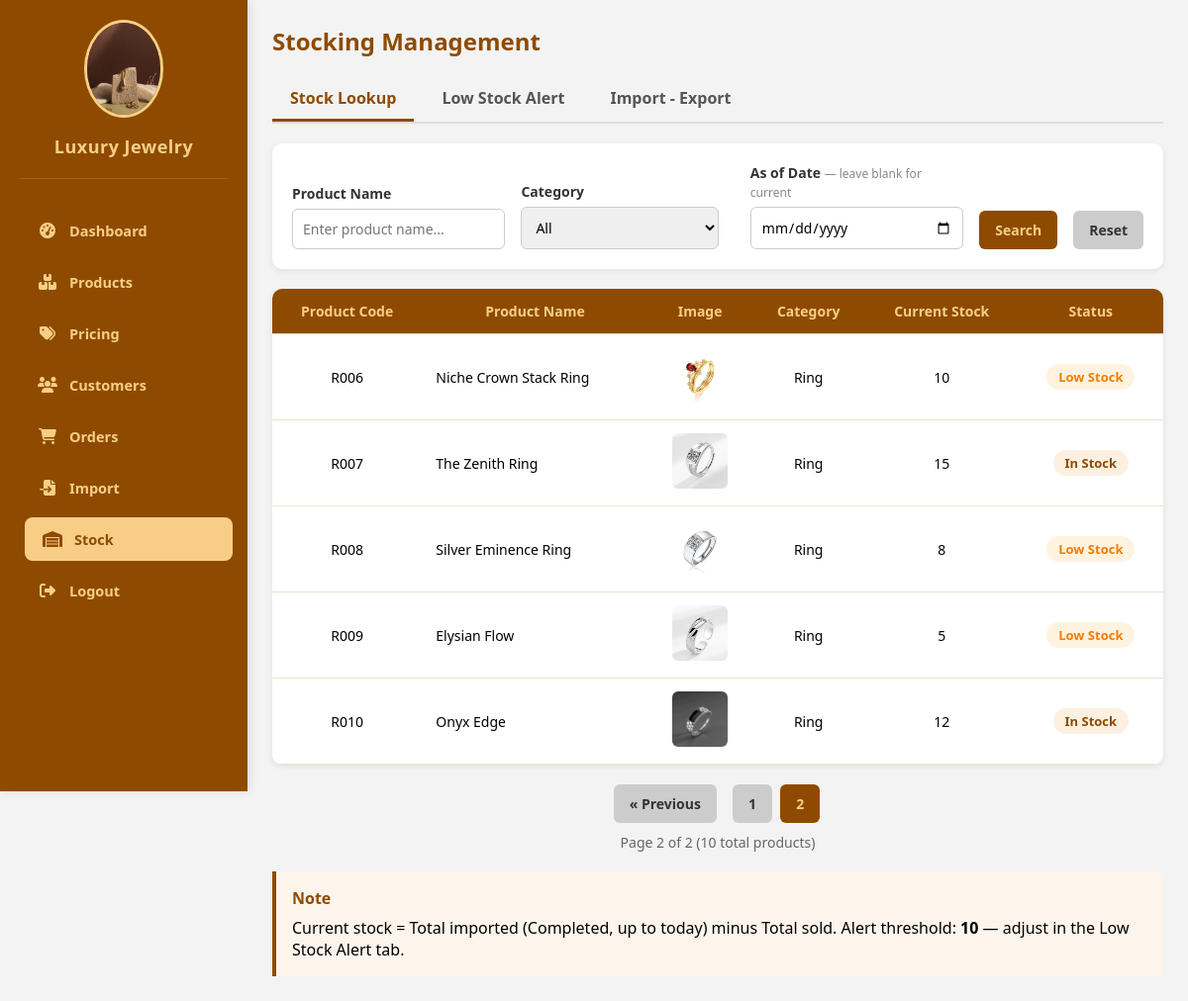
Page /Jewellery/admin/Stock Manage/stocking_management.php?tab=stock-lookup&page=2 on the earlier database version.
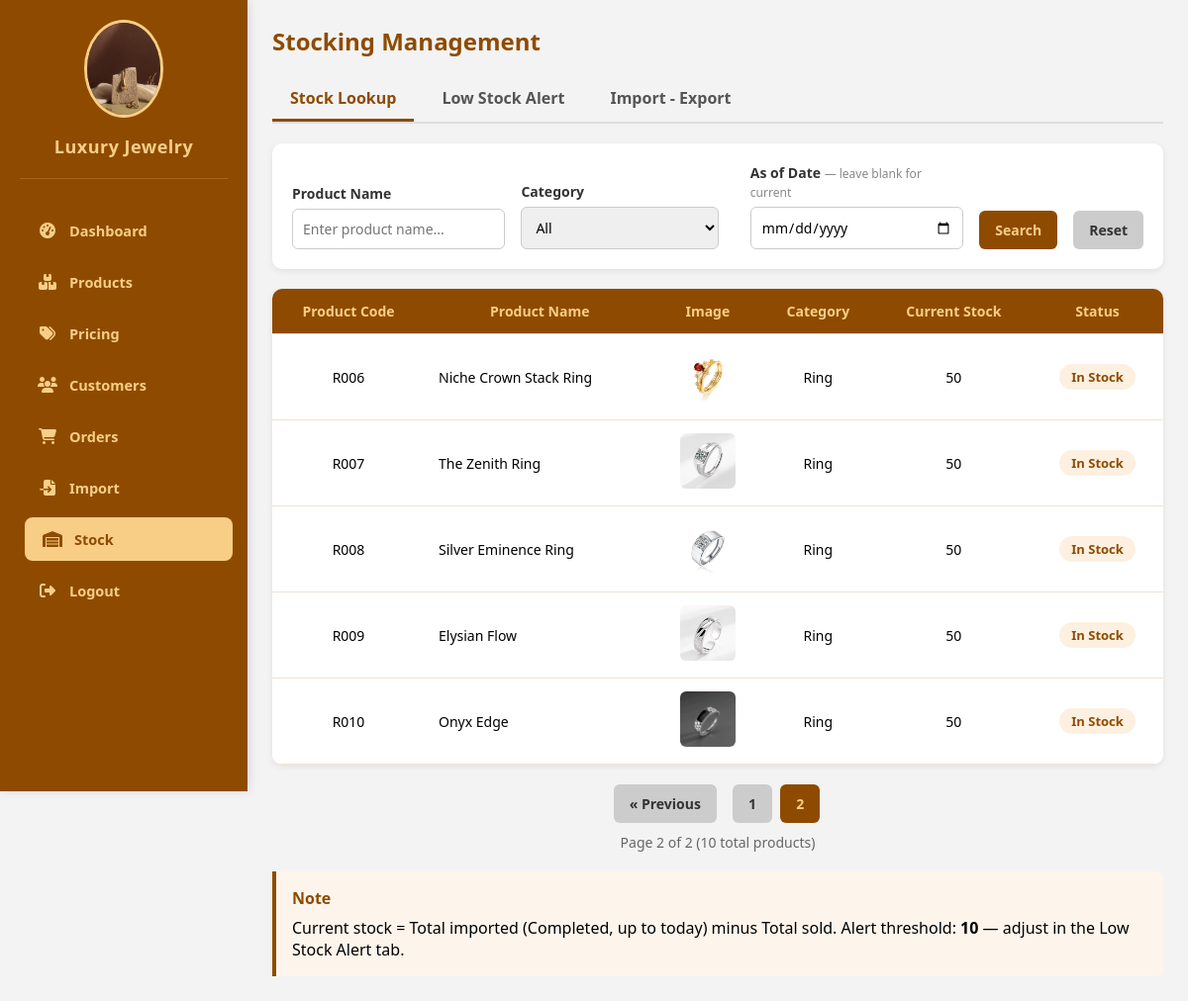
Same page on the later database version.
### tables this page shows
CREATE TABLE `products` (
  `id` varchar(50) NOT NULL,
  `name` varchar(255) DEFAULT NULL,
  `price` decimal(15,2) DEFAULT NULL,
  `image` varchar(255) DEFAULT NULL,
  `cost_price` decimal(15,2) DEFAULT 0.00,
  `profit_percent` int(11) DEFAULT 0,
  `stock` int(11) DEFAULT 0,
  `category` varchar(100) DEFAULT NULL,
  `gender` varchar(20) DEFAULT NULL,
  PRIMARY KEY (`id`)
);

### Jewellery/admin/Stock Manage/stocking_management.php (the view, shortened to what the changed rows need)
<?php
require_once "../../config/config.php";
$conn->query("
    UPDATE products p SET p.stock = (
        COALESCE((SELECT SUM(gri.quantity) FROM goods_receipt_items gri
                  JOIN goods_receipt gr ON gri.receipt_id = gr.id
                  WHERE gri.product_id = p.id
                    AND gr.status = 'Completed'
                    AND gr.entry_date <= CURDATE()), 0)
        - COALESCE((SELECT SUM(oi.quantity) FROM order_items oi WHERE oi.product_id = p.id), 0)
    )
");
$active_tab = isset($_GET['tab']) ? trim($_GET['tab']) : 'stock-lookup';
$search_date     = trim($_GET['search_date']      ?? '');
$page            = isset($_GET['page']) ? max(1, intval($_GET['page'])) : 1;
$per_page        = 5;
$where1 = []; $params1 = []; $types1 = '';
$where1_sql = $where1 ? 'WHERE ' . implode(' AND ', $where1) : '';
$offset = ($page - 1) * $per_page;
$stmt1 = $conn->prepare("SELECT id, name, image, category, stock FROM products $where1_sql ORDER BY id ASC LIMIT ? OFFSET ?");
$params1[] = $per_page; $params1[] = $offset;
$types1 .= 'ii';
$stmt1->bind_param($types1, ...$params1);
$stmt1->execute();
$base_products = $stmt1->get_result()->fetch_all(MYSQLI_ASSOC);
$products = [];
foreach ($base_products as $p) {
    if ($search_date !== '') {
        $s_in = $conn->prepare("SELECT COALESCE(SUM(gri.quantity),0) AS qty FROM goods_receipt_items gri
                                 JOIN goods_receipt gr ON gri.receipt_id=gr.id
                                 WHERE gri.product_id=? AND gr.status='Completed' AND gr.entry_date<=?");
        $s_in->bind_param('ss', $p['id'], $search_date);
        $s_in->execute();
        $in_qty = (int)$s_in->get_result()->fetch_assoc()['qty'];
        $s_in->close();
        $s_out = $conn->prepare("SELECT COALESCE(SUM(oi.quantity),0) AS qty FROM order_items oi
                                  JOIN orders o ON oi.order_id=o.id
                                  WHERE oi.product_id=? AND o.order_date<=?");
        $s_out->bind_param('ss', $p['id'], $search_date);
        $s_out->execute();
        $out_qty = (int)$s_out->get_result()->fetch_assoc()['qty'];
        $s_out->close();
        $p['stock']      = max(0, $in_qty - $out_qty);
        $p['as_of_date'] = true;
        $p['in_qty']     = $in_qty;
        $p['out_qty']    = $out_qty;
    } else {
        $p['as_of_date'] = false;
    }
    $products[] = $p;
}
$min_stock = isset($_SESSION['low_stock_threshold']) ? (int)$_SESSION['low_stock_threshold'] : 10;
function stockStatus($qty, $threshold = 10) {
    if ($qty <= $threshold) return ['label' => 'Low Stock',    'class' => 'status-warning'];
    return                         ['label' => 'In Stock',     'class' => 'status-normal'];
}
?>
<!DOCTYPE html>
<html lang="en">
<head>
  <link rel="stylesheet" href="../admin_function.css">
</head>
<body>
<?php include '../sidebar_include.php'; ?>
<main>
  <h1>Stocking Management</h1>
  <div class="tab-content <?= $active_tab==='stock-lookup'?'active':'' ?>" id="stock-lookup">
    <table>
      <thead>
        <tr>
          <th>Product Code</th>
          <th>Product Name</th>
          <th>Image</th>
          <th>Category</th>
          <th><?= $search_date !== '' ? 'Stock at '.htmlspecialchars($search_date) : 'Current Stock' ?></th>
          <th>Status</th>
        </tr>
      </thead>
      <tbody>
        <?php if (empty($products)): ?>
          <tr><td colspan="<?= $search_date !== '' ? 8 : 6 ?>" class="no-data">No products found.</td></tr>
        <?php else: foreach ($products as $p): $st = stockStatus($p['stock'], $min_stock); ?>
          <tr>
            <td><?= htmlspecialchars($p['id']) ?></td>
            <td style="text-align:left"><?= htmlspecialchars($p['name']) ?></td>
            <td><img src="../../images/<?= htmlspecialchars($p['image']) ?>" onerror="this.style.opacity='.2'"></td>
            <td><?= htmlspecialchars($p['category']) ?></td>
            <td><span class="<?= $search_date !== '' ? 'stock-as-of' : '' ?>"><?= intval($p['stock']) ?></span></td>
            <td><span class="status-badge <?= $st['class'] ?>"><?= $st['label'] ?></span></td>
          </tr>
        <?php endforeach; endif; ?>
      </tbody>
    </table>
  </div>
</main>
</body>
</html>

Differences in the rows shown:
changed products "Niche Crown Stack Ring": stock "10" → "50"; stock "Low Stock" → "In Stock"
changed products "The Zenith Ring": stock "15" → "50"
changed products "Silver Eminence Ring": stock "8" → "50"; stock "Low Stock" → "In Stock"
changed products "Elysian Flow": stock "5" → "50"; stock "Low Stock" → "In Stock"
changed products "Onyx Edge": stock "12" → "50"
